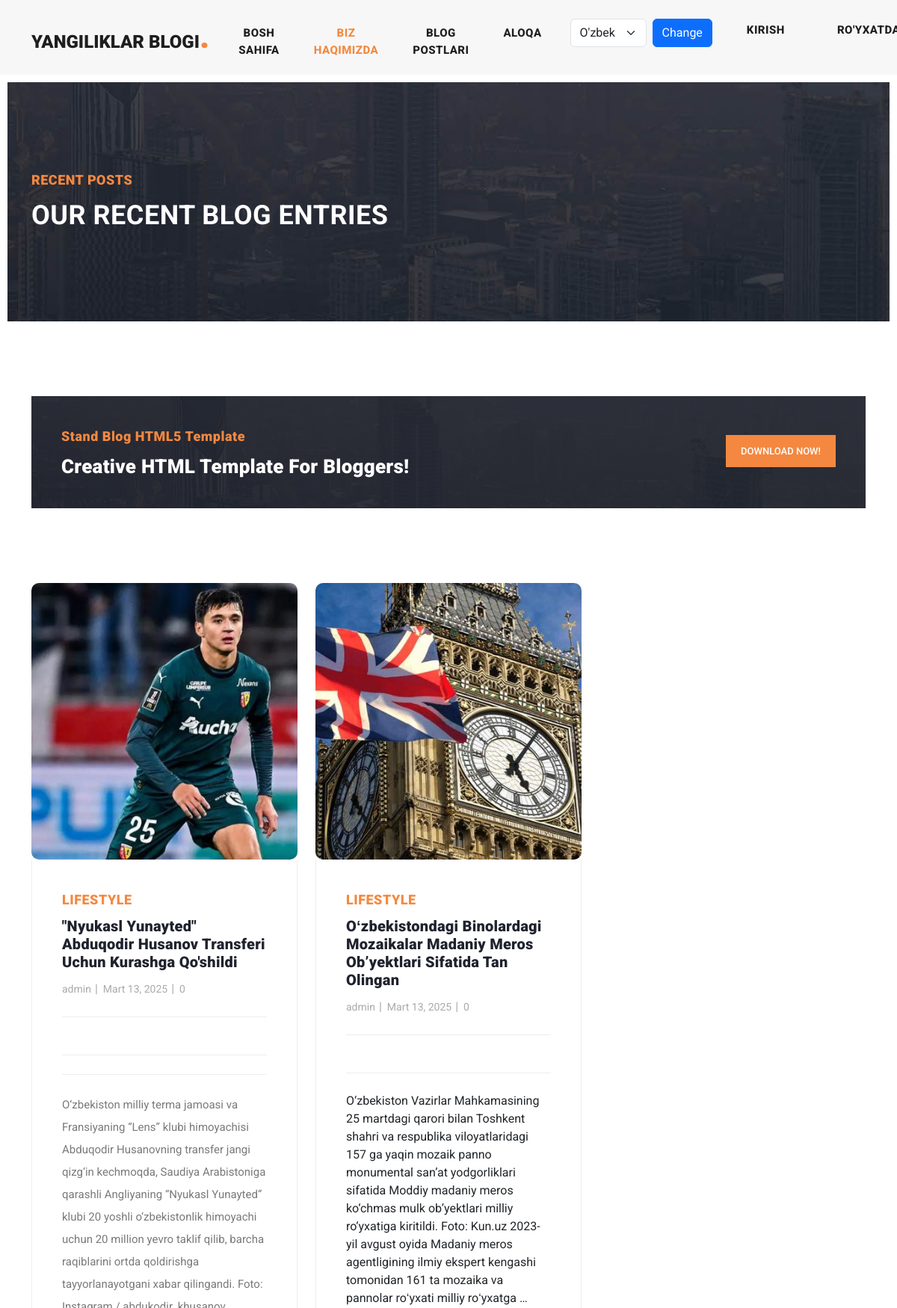
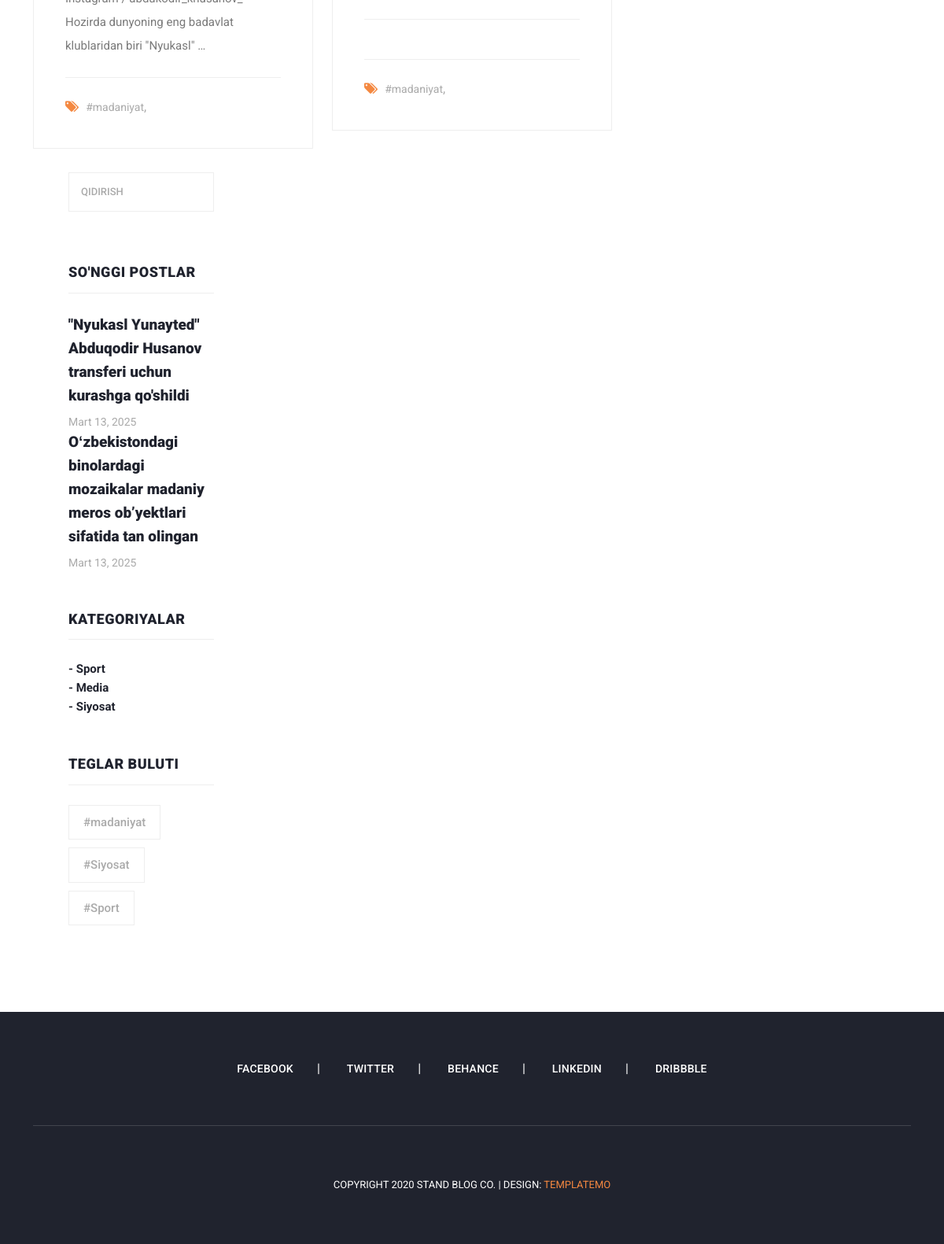
Before: /uz/hashtag/1/ with the older database file (2 pictures, top to bottom).
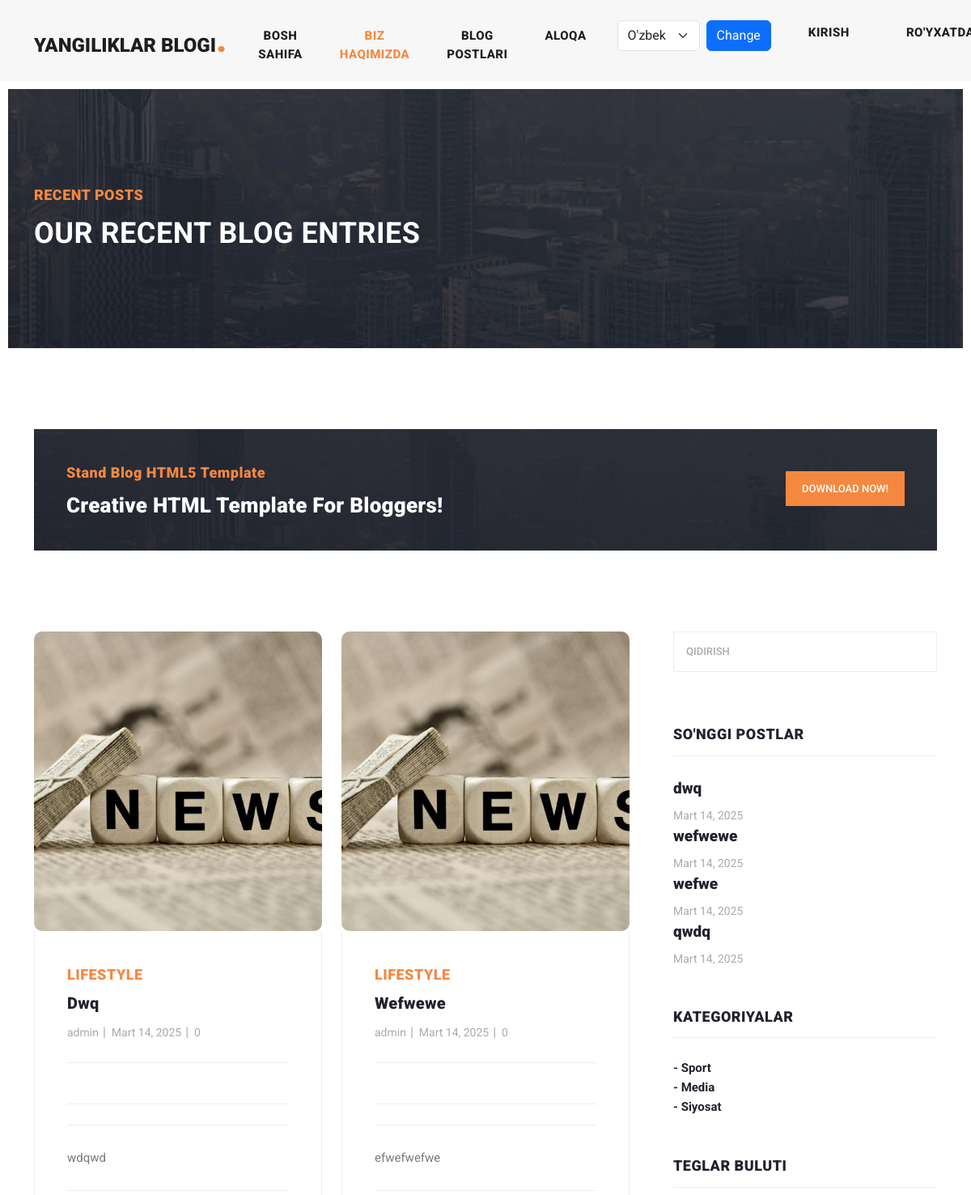
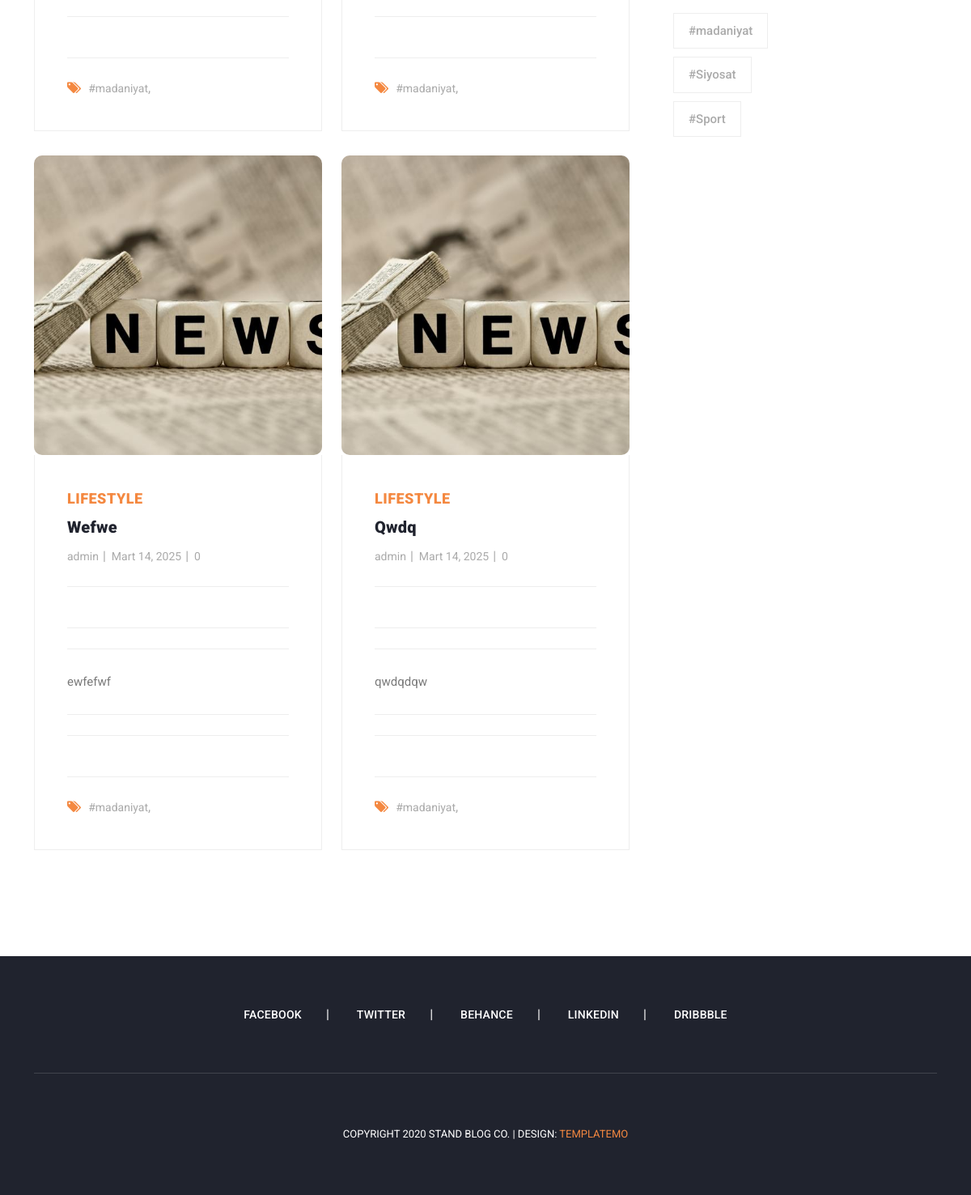
After: the same page with the newer database file (2 pictures, top to bottom).
### blog/models.py (models this page shows, shortened)
class Post(models.Model):
    category = models.ForeignKey('Category', on_delete=models.CASCADE)
    title = models.CharField(max_length=100)
    text = models.TextField()
    admin = models.ForeignKey(User, on_delete=models.CASCADE)
    date = models.DateTimeField(auto_now_add=True)
    hashtags = models.ManyToManyField('Tag', blank=True, related_name='posts')
    photo = models.ImageField(upload_to='photos/%Y/%m/%d')
    slug = models.SlugField(unique=True, blank=True)
    def __str__(self):
        return self.title

class Tag(models.Model):
    name = models.CharField(max_length=50, unique=True)
    def __str__(self):
        return self.name

class Category(models.Model):
    name = models.CharField(max_length=100)
    def __str__(self):
        return self.name

### blog/views.py (the view)
# urls.py: path('hashtag/<int:pk>/', PostListByHashtag.as_view(), name='hashtag_posts'),
@method_decorator(cache_page(60 * 5), name='dispatch')
class PostListByHashtag(ListView):
    model = Post
    template_name = 'post_list.html'
    context_object_name = 'posts'
    def get_queryset(self):
        return Post.objects.filter(hashtags__id=self.kwargs['pk'])

### blog/context_processors.py (called while the page is built)
def global_context(request):
    return {
        'posts': Post.objects.all(),
        'categories': Category.objects.all(),
        'tags': Tag.objects.all(),
    }

def site_info(request):
    return {
        'SITE_NAME':settings.SITE_NAME,
        'SITE_DESCRIPTION':settings.SITE_DESCRIPTION,
    }

### templates/post_list.html (shortened to what this page needs)
{% extends 'base.html' %}
{% load static %}
{% block content %}
    <div class="heading-page header-text">
      <section class="page-heading">
        <div class="container">
          <div class="row">
            <div class="col-lg-12">
              <div class="text-content">
                <h4>Recent Posts</h4>
                <h2>Our Recent Blog Entries</h2>
              </div>
            </div>
          </div>
        </div>
      </section>
    </div>
    <section class="call-to-action">
      <div class="container">
        <div class="row">
          <div class="col-lg-12">
            <div class="main-content">
              <div class="row">
                <div class="col-lg-8">
                  <span>Stand Blog HTML5 Template</span>
                  <h4>Creative HTML Template For Bloggers!</h4>
                </div>
                <div class="col-lg-4">
                  <div class="main-button">
                    <a href="https://templatemo.com/tm-551-stand-blog" target="_parent">Download Now!</a>
                  </div>
                </div>
              </div>
            </div>
          </div>
        </div>
      </div>
    </section>
    <section class="blog-posts grid-system">
      <div class="container">
        <div class="row">
          <div class="col-lg-8">
            <div class="all-blog-posts">
              <div class="row">
                  {% for post in posts %}
                <div class="col-lg-6">
                  <div class="blog-post">
                    <div class="blog-thumb">
                      <img src="{{ post.photo.url }}" alt="{{ post.title }}" class="post-image_3">
                    </div>
                    <div class="down-content">
                      <span>Lifestyle</span>
                      <a href="{% url 'post_detail' pk=post.pk %}"><h4>{{ post.title }}</h4></a>
                      <ul class="post-info">
                        <li><a href="#">{{ post.admin }}</a></li>
                        <li><a href="#">{{ post.date|date:"F d, Y" }}</a></li>
                        <li><a href="#">{{ post.comments.count }}</a></li>
                      </ul>
                      <p>{{ post.text | truncatewords:'50' | safe }}</p>
                      <div class="post-options">
                        <div class="row">
                          <div class="col-6">
                              {% for tag in post.hashtags.all %}
                            <ul class="post-tags">
                              <li><i class="fa fa-tags"></i></li>
                              <li><a href="#">{{ tag }}</a>,</li>
                            </ul>
                                  {% endfor %}
                          </div>
                        </div>
                      </div>
                    </div>
                  </div>
                </div>
                  {% endfor %}
                <div class="col-lg-12">
                </div>
              </div>
            </div>
          </div>
          <div class="col-lg-4">
            {% include 'category_tag.html' %}
          </div>
        </div>
      </div>
    </section>
{% endblock %}

### templates/category_tag.html (shortened to what this page needs)
{% load static %}
{%  load i18n %}
<div class="sidebar">
    <div class="row">
        <div class="col-lg-12">
            <div class="sidebar-item search">
                <form id="search_form" name="gs" method="GET" action="{% url 'search' %}">
                    <input type="text" name="q" class="searchText" placeholder="{% trans 'Search' %}" autocomplete="on">
                </form>
            </div>
        </div>
        <div class="col-lg-12">
            <div class="sidebar-item recent-posts">
                <div class="sidebar-heading">
                    <h2>{% trans 'Recent Posts' %}</h2>
                </div>
                <div class="content">
                    {% for post_title in posts|slice:':4' %}
                    <ul>
                        <li><a href="{% url 'post_detail' pk=post_title.pk %}">
                            <h5>{{ post_title }}</h5>
                            <span>{{ post_title.date|date:"F d, Y" }}</span>
                        </a></li>
                    </ul>
                    {% endfor %}
                </div>
            </div>
        </div>
        <div class="col-lg-12">
            <div class="sidebar-item categories">
                <div class="sidebar-heading">
                    <h2>{% trans 'Categories' %}</h2>
                </div>
                <div class="content">
                    {% for category in categories %}
                    <ul>
                        <li><a href="{% url 'category_posts' category.id %}">- {{ category }}</a></li>
                    </ul>
                    {% endfor %}
                </div>
            </div>
        </div>
        <div class="col-lg-12">
            <div class="sidebar-item tags">
                <div class="sidebar-heading">
                    <h2>{% trans 'Tag Clouds' %}</h2>
                </div>
                <div class="content">
                    {% for tag in tags %}
                    <ul>
                        <li><a href="{% url 'hashtag_posts' tag.id %}">{{ tag }}</a></li>
                    </ul>
                    {% endfor %}
                </div>
            </div>
        </div>
    </div>
</div>

Changed rows visible on the page:
removed Post: photo (picture), title "\"Nyukasl Yunayted\" Abduqodir Husanov Transferi Uchun Kurashga Qo'shildi", admin "admin", date "Mart 13, 2025", comments.count "0", text "O‘zbekiston milliy terma jamoasi va Fransiyaning “Lens” klubi himoyachisi Abduqodir Husanovning transfer jangi qizg‘in kechmoqda, Saudiya Arabistoniga qarashli Angliyaning “Nyukasl Yunayted” klubi 20 yoshli o‘zbekistonlik himoyachi uchun 20 million yevro taklif qilib, barcha raqiblarini ortda qoldirishga tayyorlanayotgani xabar qilingandi. Foto: Instagram / abdukodir_khusanov_ Hozirda dunyoning eng badavlat klublaridan biri \"Nyukasl\" …", title "\"Nyukasl Yunayted\" Abduqodir Husanov transferi uchun kurashga qo'shildi", Tag (name "#madaniyat")
removed Post: photo (picture), title "Oʻzbekistondagi Binolardagi Mozaikalar Madaniy Meros Obʼyektlari Sifatida Tan Olingan", admin "admin", date "Mart 13, 2025", comments.count "0", text "O‘zbekiston Vazirlar Mahkamasining 25 martdagi qarori bilan Toshkent shahri va respublika viloyatlaridagi 157 ga yaqin mozaik panno monumental san’at yodgorliklari sifatida Moddiy madaniy meros ko‘chmas mulk ob’yektlari milliy ro‘yxatiga kiritildi. Foto: Kun.uz 2023-yil avgust oyida Madaniy meros agentligining ilmiy ekspert kengashi tomonidan 161 ta mozaika va pannolar roʻyxati milliy roʻyxatga …", title "Oʻzbekistondagi binolardagi mozaikalar madaniy meros obʼyektlari sifatida tan olingan", Tag (name "#madaniyat")
added Post: photo (picture), title "Dwq", admin "admin", date "Mart 14, 2025", comments.count "0", text "wdqwd", title "dwq", Tag (name "#madaniyat")
added Post: photo (picture), title "Wefwewe", admin "admin", date "Mart 14, 2025", comments.count "0", text "efwefwefwe", title "wefwewe", Tag (name "#madaniyat")
added Post: photo (picture), title "Wefwe", admin "admin", date "Mart 14, 2025", comments.count "0", text "ewfefwf", title "wefwe", Tag (name "#madaniyat")
added Post: photo (picture), title "Qwdq", admin "admin", date "Mart 14, 2025", comments.count "0", text "qwdqdqw", title "qwdq", Tag (name "#madaniyat")
